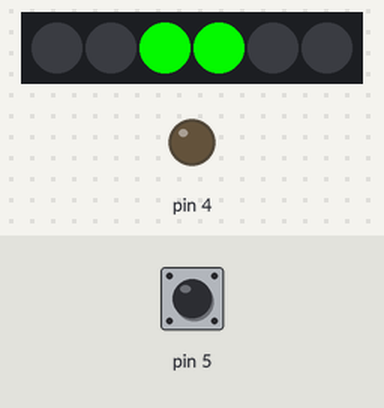
The sketch below on a simulated Arduino Uno, built with avr-gcc and run on an emulated ATmega328P. On the bench: 6 RGB LEDs in strip order, left to right, output pins drawn as LEDs (lit = HIGH). The inputs (shaded band) are chosen by the test bench; at power-on: pin 5 HIGH. Dim RGB values are drawn brighter than linear; the strip is taken to match the declared colour order; random numbers use the default seed unless the sketch sets one.

Above: at 1.2 s.
1.3 s: pin 5 pulled LOW for 0.15 s
At 1.97 s:
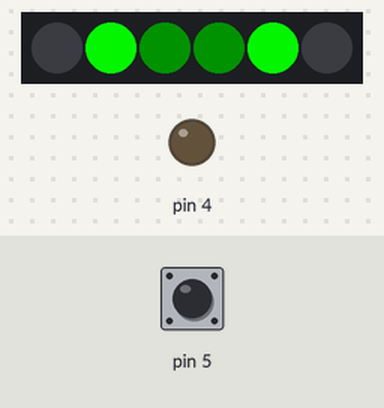
2.0 s: pin 5 pulled LOW for 3.2 s
At 2.67 s:
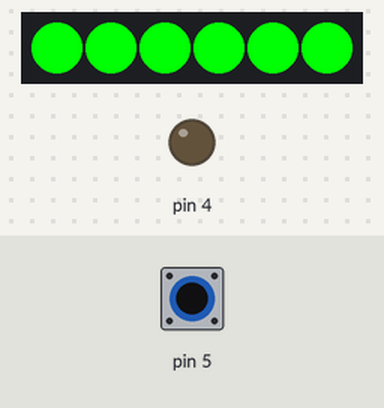
5.8 s: pin 5 pulled LOW for 0.15 s
At 6.22 s:
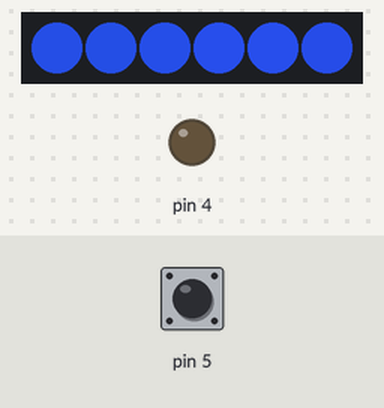
6.5 s: pin 5 pulled LOW for 1 s
At 8.04 s:
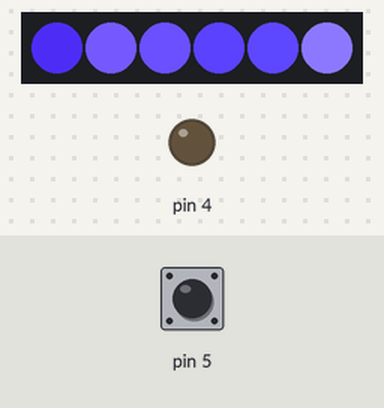
8.1 s: pin 5 pulled LOW for 0.15 s
At 8.77 s:
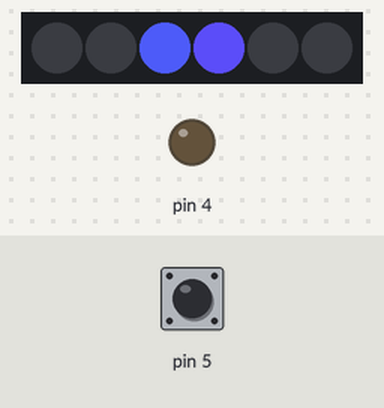
8.8 s: pin 5 pulled LOW for 0.15 s
At 9.43 s:
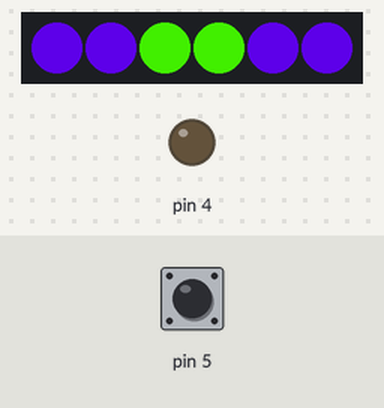
Timing chart, 0 to 12.6 s (numbered marks = the images above; inputs shaded):
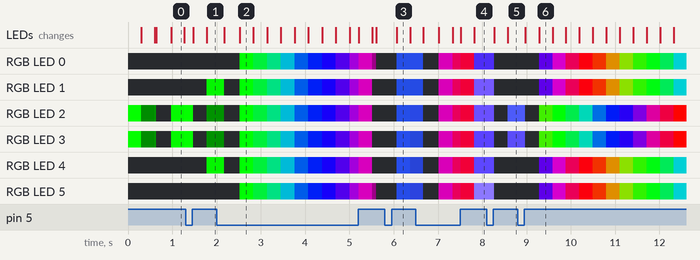

The sketch:

fox_ears_with_florapixels.ino
```cpp
// Headband Program for fox ears with florapixels written by Bluebie 2013-4-14
#include <Adafruit_NeoPixel.h>
#include "utilities.h"

// ----------- available modes:
#define MODE_RANDOM_WALKER    0
#define MODE_WHITE            1
#define MODE_BOTH_LIGHT       2
#define MODE_EDGE_LIGHT       3
#define MODE_INNER_LIGHT      4
#define MODE_OPPOSITES        5
#define MODE_TWO_HUE_STROBE   6
#define MODE_REGULAR_STROBE   7
#define MODE_TOGGLE_STROBE    8
#define MODE_HEARTBEAT        9
#define MODE_WAVE            10
#define MODE_FOREST_WALK     11
#define MODE_OCEANIC         12
#define MODE_RAINBOW_CYCLE   13
#define MODE_SPIN_UP         14
// --------------------- total:
#define MODES                15
// -------------------- timing:
#define STROBE_INTERVAL      30 /* milliseconds between transition */
#define TOGGLE_INTERVAL      50
#define HUMAN_REACTION_TIME  20 /* takes 20ms to react from eye to finger */
#define COLOR_SELECT_WAIT    20 /* milliseconds between hue increments when holding button */
#define RANDOM_WALKER_WAIT   50
#define RAINBOW_CYCLE_DELAY  16

Adafruit_NeoPixel headband = Adafruit_NeoPixel(6, 3, NEO_RGB + NEO_KHZ400);
byte mode = MODE_HEARTBEAT;
byte hue = 85; // currently selected hue - default is red
RGBPixel hue_cache;

void setup() {
  digitalWrite(4, LOW);
  pinMode(4, OUTPUT);
  digitalWrite(3, LOW);
  pinMode(3, OUTPUT);

  pinMode(5, INPUT);
  digitalWrite(5, HIGH);

  headband.begin();

  hue_cache = color_wheel(hue);
}

void on_button() {
  unsigned long start_time = millis();

  for (int i = 255; i >= 0; i--) {
    set_all(RGB(i,0,0));
    headband.show();
  }

  while (digitalRead(5) == LOW) {
    if (millis() - start_time > 500) { // long hold
      hue += 1;
      hue_cache = color_wheel(hue);
      set_all(hue_cache);
      headband.show();
      delay(COLOR_SELECT_WAIT);
    }
  }

  set_all(BLACK);

  if (millis() - start_time < 500) {
    // it was a short press, so increment mode by one
    mode = (mode + 1) % MODES;
  } else {
    // it was a long hold
    // because human reaction times are slow, for colour selection should reverse hue back
    // by about 20ms (FINGER_REACTION_TIME) to give user the colour they intended
    hue -= HUMAN_REACTION_TIME / COLOR_SELECT_WAIT;
  }

  //srand(rand() + micros()); // reseed random number generator with user input
  delay(100);
}

void loop() {
  // detect when button is pressed down
  if (digitalRead(5) == LOW) on_button();

  // execute selected mode
  if (mode == MODE_HEARTBEAT) heartbeat(hue_cache);
  else if (mode == MODE_WHITE) set_all(RGB(255,255,255));
  else if (mode == MODE_BOTH_LIGHT) set_all(hue_cache);
  else if (mode == MODE_EDGE_LIGHT) set_edges(hue_cache);
  else if (mode == MODE_INNER_LIGHT) set_inner_ears(hue_cache);
  else if (mode == MODE_OPPOSITES) opposites(hue);
  else if (mode == MODE_TWO_HUE_STROBE) two_color_strobe(hue_cache, color_wheel(hue + 127));
  else if (mode == MODE_REGULAR_STROBE) strobe(hue_cache);
  else if (mode == MODE_TOGGLE_STROBE) toggle_strobe(hue_cache);
  else if (mode == MODE_WAVE) wave(hue_cache);
  else if (mode == MODE_RANDOM_WALKER) random_walker();
  else if (mode == MODE_FOREST_WALK) forest_walk();
  else if (mode == MODE_OCEANIC) oceanic();
  else if (mode == MODE_RAINBOW_CYCLE) rainbow_cycle();
  else if (mode == MODE_SPIN_UP) spin_up();

  // update headband
  headband.show();
}


// Bluebie's natural resting heartbeat duration is about about 1.1 seconds
#define HEARTBEAT_DURATION 1200 /* duration of entire animation loop */
#define HEARTBEAT_MICROS_INTERVAL ((HEARTBEAT_DURATION * 768UL) / 1000UL)
inline void heartbeat(RGBPixel color) {
  static unsigned int animation_frame; // a number between 0 and 767, looping
  static unsigned int last_micros;
  unsigned int current_micros = micros();

  // step forward heart's internal clock with system clock
  if (current_micros > last_micros + HEARTBEAT_MICROS_INTERVAL || current_micros < last_micros) {
    animation_frame++;
    animation_frame %= 768;
    last_micros = current_micros;
  }

  // run animation based on heart's internal clock
  if (animation_frame < 512) {
    set_inner_ears(multiply_colors(GRAY(255 - (animation_frame % 256)), color));
  } else {
    set_inner_ears(BLACK);
  }
}

void two_color_strobe(RGBPixel color_1, RGBPixel color_2) {
  set_all(get_two_color_strobe(color_1, color_2));
}

// set inner and outer to opposite colors
inline void opposites(byte hue) {
  set_inner_ears(color_wheel(hue));
  set_edges(color_wheel(hue + 127));
}

// strobe a single color
inline void strobe(RGBPixel color) {
  two_color_strobe(color, color);
}

// toggle light between edge and inner rapidly
inline void toggle_strobe(RGBPixel color) {
  boolean toggler = (millis() / TOGGLE_INTERVAL) % 2;
  set_inner_ears(toggler ? BLACK : color);
  set_edges(toggler ? color : BLACK);
}

// send a gentle wave of light downwards
#define WAVES_TOTAL_DURATION 1500
#define WAVE_DURATION 350
#define WAVE_OFFSET 210
inline void wave(RGBPixel color) {
  unsigned long start_time = millis();
  start_time -= start_time % WAVES_TOTAL_DURATION; // round down to last start

  wave_light(1, color, start_time, WAVE_DURATION);
  wave_light(2, color, start_time + WAVE_OFFSET, WAVE_DURATION);
  wave_light(0, color, start_time + (WAVE_OFFSET * 2), WAVE_DURATION);

  wave_light(4, color, start_time, WAVE_DURATION);
  wave_light(3, color, start_time + WAVE_OFFSET, WAVE_DURATION);
  wave_light(5, color, start_time + (WAVE_OFFSET * 2), WAVE_DURATION);

  headband.show();
}

// triangle wave pulse one pixel at a start time for a duration
void wave_light(byte pixel_id, RGBPixel color, unsigned long start_time, unsigned long duration) {
  long relative_time = millis() - start_time;
  relative_time *= 256;
  relative_time /= duration;

  byte intensity = 0;
  if (relative_time >= 0 && relative_time <= 511) {
    intensity = lookup_sine(relative_time / 2);
  }

  RGBPixel gray_color = GRAY(intensity); // to multiply with to control brightness
  headband.setPixelColor(pixel_id, multiply_colors(color, gray_color));
}

// set random hues to random lights
void random_walker() {
  static unsigned int prev_time;
  unsigned int current_time = millis();
  if (prev_time + RANDOM_WALKER_WAIT < current_time || current_time < prev_time) {
    prev_time = current_time;

    byte target_pixel = rand() % headband.numPixels();
    RGBPixel color = color_wheel(rand());
    headband.setPixelColor(target_pixel, color);
  }
}

// calculate forest walk colors
inline RGBPixel forest_walk_equasion(unsigned int step) {
  unsigned int green = perlin(step) + 70;

  byte lightness = green / 4;
  lightness += green > 255 ? green - 255 : 0;
  green -= green > 255 ? green - 255 : 0;
  signed char color_wiggler = (lookup_sine((step % 1024) / 4) / 8) - 16;

  return RGB(
    constrain(lightness - color_wiggler, 0, 255),
    green,
    constrain(lightness + color_wiggler, 0, 255)
  );
}

// perlin random colours inspired by light falling through a forest canopy
void forest_walk() {
  for (byte i = 0; i < headband.numPixels(); i++) {
    RGBPixel color = forest_walk_equasion((millis() / 3) + (i * 20));
    headband.setPixelColor(i, color);
  }
}

// waving colors inspired by the ocean
inline void oceanic() {
  unsigned int step = millis() / 5;
  byte lightness = (lookup_sine((step % 512) / 2) + lookup_sine((step % 768) / 3)) / 4;
  byte blue = 192 + (lookup_sine((step % 256)) / 4);
  signed char color_wiggler = (lookup_sine((step % 1024) / 4) / 8) - 16;
  byte left = constrain(lightness - color_wiggler, 0, 255);
  byte right = constrain(lightness + color_wiggler, 0, 255);
  headband.setPixelColor(2, left, right, blue);
  headband.setPixelColor(3, right, left, blue);
}

// rotate through a rainbow, with opposite hue colours on edges
inline void rainbow_cycle() {
  byte rotation = (millis() / RAINBOW_CYCLE_DELAY);
  opposites(rotation);
}


inline void spin_up() {
  byte angle = millis();
  for (byte idx = 0; idx < 3; idx++) {
    RGBPixel color = color_wheel(-(angle + (idx * 64)));
    headband.setPixelColor(idx, color);
    headband.setPixelColor(5 - idx, color);
  }
}


// strobes between color_1, black, color_2, and black in that order
inline RGBPixel get_two_color_strobe(RGBPixel color_1, RGBPixel color_2) {
  byte idx = (millis() / STROBE_INTERVAL) % 4;
  if (idx != 0) color_1 = color_2;
  if (idx & 1) color_1 = BLACK;
  return color_1;
}

// set edge lights to a color - doesn't affect inner lights
inline void set_edges(RGBPixel color) {
  headband.setPixelColor(0, color);
  headband.setPixelColor(1, color);
  headband.setPixelColor(4, color);
  headband.setPixelColor(5, color);
}

// set inner lights to a color - doesn't affect edge lights
inline void set_inner_ears(RGBPixel color) {
  headband.setPixelColor(2, color);
  headband.setPixelColor(3, color);
}

// set every light to a color
inline void set_all(RGBPixel color) {
  set_inner_ears(color);
  set_edges(color);
}
```

utilities.h
```cpp
#include <avr/pgmspace.h>

typedef uint32_t RGBPixel;
typedef struct _RGBPixelStruct {
  byte green;
  byte red;
  byte blue;
} RGBPixelStruct;

typedef union _RGBPixelUnion {
  uint32_t raw;
  RGBPixelStruct pixel;
} RGBPixelUnion;

RGBPixel RGB(byte r, byte g, byte b) {
  RGBPixelUnion result;
  result.pixel.red = r;
  result.pixel.green = g;
  result.pixel.blue = b;
  return result.raw;
}

//#define RGB(r,g,b) ((RGBPixel){(byte) (b), (byte) (r), (byte) (g)})
//#define RGB(r,g,b) ((uint32_t) (((uint32_t)g << 16) | ((uint32_t)r <<  8) | b))
#define GRAY(intensity) RGB(intensity, intensity, intensity)
#define BLACK RGB(0,0,0)
#define WHITE RGB(255,255,255)

#define mul8bit(a,b) ((((byte) a) * ((byte) b)) / 256)

// turn an incrementing number in to a triangle wave
//byte triangle(byte input) {
//  if (input < 128) {
//    return input * 2;
//  } else {
//    return 255 - ((input - 128) * 2);
//  }
//}

static byte sineWaveTable[256] PROGMEM = {
0, 0, 0, 0, 0, 1, 1, 2, 2, 3, 4, 5, 6, 7, 8, 9, 10, 12, 13, 14, 16, 17, 19, 21, 23, 24, 26, 28, 30, 32, 35, 37, 39, 41, 44, 46, 48, 51, 54, 56, 59, 61, 64, 67, 70, 73, 75, 78, 81, 84, 87, 90, 93, 96, 99, 102, 106, 109, 112, 115, 118, 121, 124, 127, 128, 131, 134, 137, 140, 143, 146, 149, 153, 156, 159, 162, 165, 168, 171, 174, 177, 180, 182, 185, 188, 191, 194, 196, 199, 201, 204, 207, 209, 211, 214, 216, 218, 220, 223, 225, 227, 229, 231, 232, 234, 236, 238, 239, 241, 242, 243, 245, 246, 247, 248, 249, 250, 251, 252, 253, 253, 254, 254, 255, 255, 255, 255, 255, 255, 255, 255, 255, 255, 254, 254, 253, 253, 252, 251, 251, 250, 249, 248, 247, 245, 244, 243, 241, 240, 238, 237, 235, 233, 232, 230, 228, 226, 224, 222, 219, 217, 215, 213, 210, 208, 205, 203, 200, 198, 195, 192, 189, 187, 184, 181, 178, 175, 172, 169, 166, 163, 160, 157, 154, 151, 148, 145, 142, 139, 135, 132, 129, 126, 123, 120, 116, 113, 110, 107, 104, 101, 98, 95, 92, 89, 86, 83, 80, 77, 74, 71, 68, 66, 63, 60, 57, 55, 52, 50, 47, 45, 42, 40, 38, 36, 33, 31, 29, 27, 25, 23, 22, 20, 18, 17, 15, 14, 12, 11, 10, 8, 7, 6, 5, 4, 4, 3, 2, 2, 1, 1, 0, 0, 0, 0, 0
};

inline byte lookup_sine(byte pos) {
  return pgm_read_byte(&(sineWaveTable[pos]));
}

//inline byte lookup_sine(byte idx) {
//  return EEPROM.read(idx % 256);
//}

// multiply two colours together
inline RGBPixel multiply_colors(RGBPixel left_op, RGBPixel right_op) {
  RGBPixelUnion left;
  RGBPixelUnion right;
  left.raw = left_op;
  right.raw = right_op;

  left.pixel.red   = (left.pixel.red   * right.pixel.red)   / 256;
  left.pixel.green = (left.pixel.green * right.pixel.green) / 256;
  left.pixel.blue  = (left.pixel.blue  * right.pixel.blue)  / 256;
  return left.raw;
}

// which colourwheel algorithm should we use?
// sine_wheel uses a compramise between triangles and sine waves to give
// a really smooth wheel while still representing many colours and not focusing
// too heavily on reds, greens, and blues
// while triangle_wheel uses pure triangle waveforms to represent every colour
// equally, but can look jarring in the way it speeds up to reds, greens, and
// blues then abruptly without momentum backs off.
//#define color_wheel_mechanism(position) color_wheel_waveform(position)
#define color_wheel_mechanism(position) color_wheel_triangle(position)
//#define color_wheel_mechanism(position) color_wheel_compramise(position)

// a simple sine-wave response curve /~\_
inline byte color_wheel_sine(signed int position) {
  if (position >= 0 && position <= 255) {
    return lookup_sine(position);
  } else {
    return 0;
  }
}

// a harsh triangle-wave response curve /^\_
inline byte color_wheel_triangle(signed int position) {
  if (position >= 0 && position <= 127) {
    return position * 2;
  } else if (position >= 128 && position <= 255) {
    return 255 - ((position - 128) * 2);
  } else {
    return 0;
  }
}

// the average of sine and triangle waveforms
inline byte color_wheel_compramise(signed int position) {
  return (color_wheel_triangle(position) / 2)
       + (color_wheel_sine(position) / 2);
}

// takes in a number from 0 to 255, and returns a color representing that
// position on the hue wheel
inline RGBPixel color_wheel(byte position) {
  RGBPixelUnion result;
  result.raw = 0; // initialize to black

  // expand range by one third of 256 = 0-380
  signed int x = ((unsigned int) position) * 191 / 128;

  // lookup each of the values in our sine wave table
  result.pixel.red   = color_wheel_mechanism(x);
  result.pixel.green = color_wheel_mechanism(x - 127);
  result.pixel.blue  = color_wheel_mechanism((x + 127) % 380);

  // next, apply "gamma correction" to fit human vision so all brightnesses
  // look roughly equivilent around the wheel
//  result.pixel.red   = (result.pixel.red   * result.pixel.red)   / 256;
//  result.pixel.green = (result.pixel.green * result.pixel.green) / 256;
//  result.pixel.blue  = (result.pixel.blue  * result.pixel.blue)  / 256;
  return result.raw;
}

/* Space Plumber's random */
inline unsigned int sp_random(unsigned int seed) {
  seed = (seed * 58321) + 11113;
  return seed >> 8;
}

inline byte perlin(unsigned int num) {
  byte output = 0;
  for (byte idx = 0; idx < 8; idx++) output |= (sp_random(num / (1 << idx)) % 2) << idx;
  return output;
}
```
